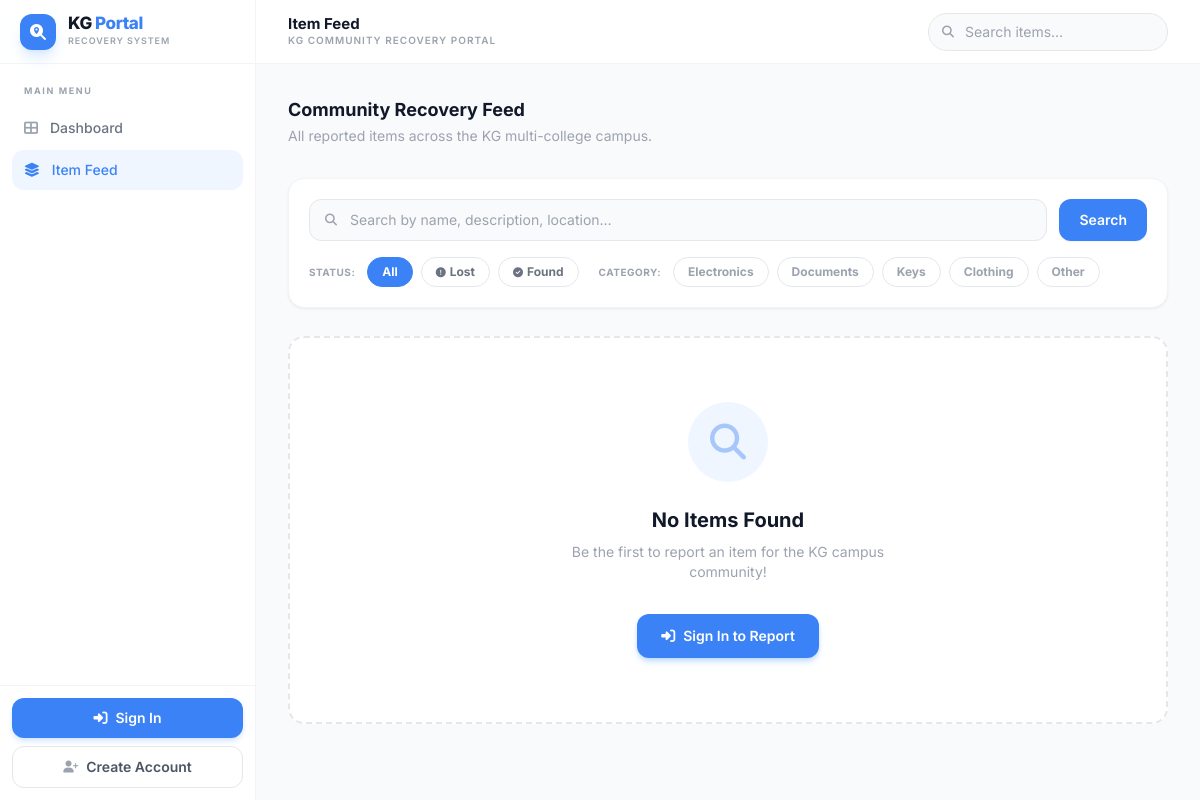
The page /feed on the database as committed earlier.
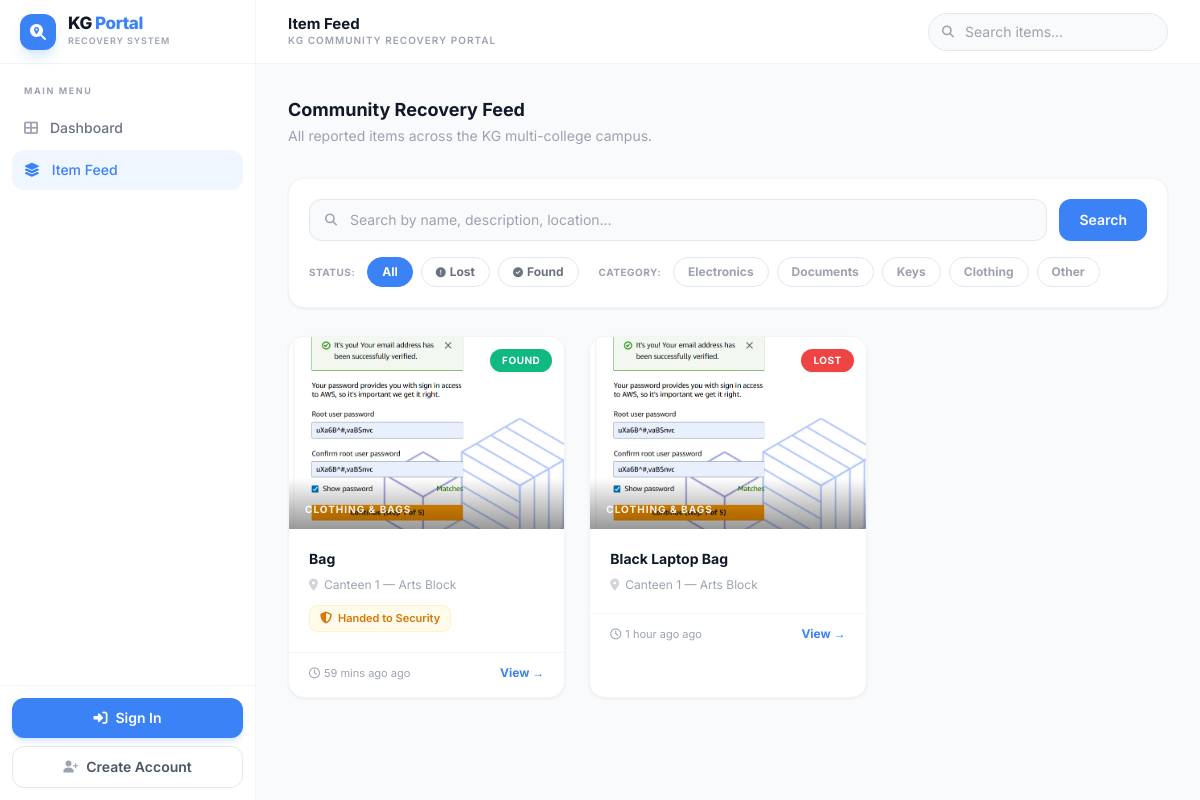
The same page on the database as committed later.
### app.py (models this page shows, shortened)
class Item(db.Model):
    __tablename__ = 'item'
    id               = db.Column(db.Integer, primary_key=True)
    title            = db.Column(db.String(200), nullable=False)
    description      = db.Column(db.Text,        nullable=False)
    status           = db.Column(db.String(10),  nullable=False, default='LOST',  index=True)
    category         = db.Column(db.String(20),  nullable=False, default='OTHER', index=True)
    location         = db.Column(db.String(255), nullable=False,                  index=True)
    image_filename   = db.Column(db.String(255), nullable=True)
    handover_status  = db.Column(db.String(20),  nullable=True)   # LEFT_AT_LOCATION | WITH_FINDER | SECURITY
    handover_details = db.Column(db.Text,        nullable=True)
    receiver_name    = db.Column(db.String(100), nullable=True)
    receiver_contact = db.Column(db.String(100), nullable=True)
    date_reported    = db.Column(db.DateTime, default=datetime.utcnow, nullable=False, index=True)
    created_at       = db.Column(db.DateTime, default=datetime.utcnow, nullable=False)
    user_id          = db.Column(db.Integer, db.ForeignKey('user.id'), nullable=False)
    @property
    def status_label(self) -> str:
        return 'Lost' if self.status == 'LOST' else 'Found'
    @property
    def category_label(self) -> str:
        return {
            'ELECTRONICS': 'Electronics & Gadgets',
            'DOCUMENTS':   'IDs & Documents',
            'KEYS':        'Keys & Access Cards',
            'CLOTHING':    'Clothing & Bags',
            'OTHER':       'Other',
        }.get(self.category, 'Other')
    @property
    def handover_label(self) -> str:
        return {
            'LEFT_AT_LOCATION': 'Left at Location',
            'WITH_FINDER':      'With Finder',
            'SECURITY':         'Handed to Security',
        }.get(self.handover_status or '', '')

### app.py (the view)
@app.route('/feed')
def feed():
    query           = request.args.get('q', '').strip()
    status_filter   = request.args.get('status', '')
    category_filter = request.args.get('category', '')
    items = Item.query.order_by(Item.date_reported.desc())
    if query:
        items = items.filter(db.or_(
            Item.title.ilike(f'%{query}%'),
            Item.description.ilike(f'%{query}%'),
            Item.location.ilike(f'%{query}%'),
        ))
    if status_filter in ('LOST', 'FOUND'):
        items = items.filter_by(status=status_filter)
    if category_filter in ('ELECTRONICS', 'DOCUMENTS', 'KEYS', 'CLOTHING', 'OTHER'):
        items = items.filter_by(category=category_filter)
    return render_template('feed.html',
        items=items.all(),
        query=query,
        current_status=status_filter,
        current_category=category_filter,
    )

### app.py (called while the page is built)
@app.template_filter('timesince')
def timesince_filter(dt: datetime) -> str:
    diff    = datetime.utcnow() - dt
    seconds = diff.total_seconds()
    if seconds < 60:
        return 'just now'
    if seconds < 3600:
        m = int(seconds // 60);   return f'{m} min{"s" if m != 1 else ""} ago'
    if seconds < 86400:
        h = int(seconds // 3600); return f'{h} hour{"s" if h != 1 else ""} ago'
    d = int(seconds // 86400);    return f'{d} day{"s" if d != 1 else ""} ago'

### templates/feed.html (shortened to what the changed rows need)
{% extends "base.html" %}
{% block page_title %}Item Feed{% endblock %}
{% block content %}
<div class="flex flex-col md:flex-row md:items-center md:justify-between gap-4 mb-8">
    <div>
        <h2 class="text-lg font-bold text-gray-900">Community Recovery Feed</h2>
    </div>
</div>
<div class="bg-white rounded-2xl border border-gray-100 shadow-card p-4 md:p-5 mb-7">
    <form method="GET" action="{{ url_for('feed') }}" class="flex flex-col gap-4">
        <div class="flex flex-wrap gap-2 items-center">
            <span class="text-[10px] text-gray-400 font-bold uppercase tracking-wider mr-1">Status:</span>
            <a href="{{ url_for('feed', q=query, category=current_category) }}"
               class="px-3.5 py-1.5 rounded-full text-xs font-bold transition-all border
                      {% if not current_status %}bg-brand text-white border-brand{% else %}text-gray-500 border-gray-200 hover:bg-gray-50{% endif %}">All</a>
            <a href="{{ url_for('feed', q=query, status='LOST', category=current_category) }}"
               class="px-3.5 py-1.5 rounded-full text-xs font-bold transition-all border
                      {% if current_status == 'LOST' %}bg-red-500 text-white border-red-500{% else %}text-gray-500 border-gray-200 hover:bg-red-50 hover:text-red-500{% endif %}">
                <i class="fa-solid fa-circle-exclamation mr-1 text-[10px]"></i>Lost
            </a>
            <a href="{{ url_for('feed', q=query, status='FOUND', category=current_category) }}"
               class="px-3.5 py-1.5 rounded-full text-xs font-bold transition-all border
                      {% if current_status == 'FOUND' %}bg-emerald-500 text-white border-emerald-500{% else %}text-gray-500 border-gray-200 hover:bg-emerald-50 hover:text-emerald-500{% endif %}">
                <i class="fa-solid fa-circle-check mr-1 text-[10px]"></i>Found
            </a>
            <span class="text-[10px] text-gray-400 font-bold uppercase tracking-wider ml-3 mr-1">Category:</span>
            {% for val, label in [('ELECTRONICS','Electronics'), ('DOCUMENTS','Documents'), ('KEYS','Keys'), ('CLOTHING','Clothing'), ('OTHER','Other')] %}
            <a href="{{ url_for('feed', q=query, status=current_status, category=val) }}"
               class="px-3.5 py-1.5 rounded-full text-xs font-bold transition-all border
                      {% if current_category == val %}bg-brand text-white border-brand{% else %}text-gray-400 border-gray-200 hover:bg-blue-50 hover:text-brand{% endif %}">
                {{ label }}
            </a>
            {% endfor %}
        </div>
    </form>
</div>
<div class="grid grid-cols-1 md:grid-cols-2 lg:grid-cols-3 gap-6">
    {% for item in items %}
    <a href="{{ url_for('item_detail', item_id=item.id) }}"
       class="bg-white rounded-2xl overflow-hidden border border-gray-100 shadow-card hover:shadow-card-hover
              transition-all duration-300 hover:-translate-y-1 block group">
        <div class="h-48 relative overflow-hidden bg-gray-50">
            {% if item.image_filename %}
            <img src="{{ url_for('static', filename='uploads/' + item.image_filename) }}"
                 alt="{{ item.title }}" class="w-full h-full object-cover group-hover:scale-105 transition-transform duration-500">
            {% else %}
            <div class="w-full h-full flex items-center justify-center">
                <i class="fa-solid fa-image text-5xl text-gray-200"></i>
            </div>
            {% endif %}
            <span class="absolute top-3 right-3 px-3 py-1 text-[10px] font-bold rounded-full uppercase tracking-wider shadow-sm
                {% if item.status == 'LOST' %}bg-red-500 text-white{% else %}bg-emerald-500 text-white{% endif %}">
                {{ item.status_label }}
            </span>
            <div class="absolute bottom-0 left-0 w-full bg-gradient-to-t from-black/40 to-transparent px-4 pb-3 pt-6">
                <p class="text-[10px] font-bold text-white/90 uppercase tracking-widest">{{ item.category_label }}</p>
            </div>
        </div>
        <div class="p-5">
            <h3 class="text-sm font-bold text-gray-900 truncate group-hover:text-brand transition-colors">{{ item.title }}</h3>
            <div class="flex items-center text-xs text-gray-400 mt-2 gap-1.5">
                <i class="fa-solid fa-location-dot text-gray-300 text-xs shrink-0"></i>
                <span class="truncate">{{ item.location[:35] }}</span>
            </div>
            {% if item.handover_status %}
            <div class="mt-3 inline-flex items-center gap-1.5 px-2.5 py-1 rounded-lg bg-amber-50 border border-amber-100 text-[11px] font-semibold text-amber-600">
                <i class="fa-solid fa-shield-halved text-xs"></i> {{ item.handover_label }}
            </div>
            {% endif %}
        </div>
        <div class="px-5 pb-4 flex items-center justify-between border-t border-gray-100 pt-3">
            <span class="text-[11px] text-gray-400">
                <i class="fa-regular fa-clock mr-1"></i>{{ item.date_reported|timesince }} ago
            </span>
            <span class="text-xs font-bold text-brand">View →</span>
        </div>
    </a>
    {% else %}
    <div class="col-span-full">
        <div class="bg-white rounded-2xl p-16 text-center border-2 border-dashed border-gray-200">
            <div class="w-20 h-20 rounded-full bg-blue-50 flex items-center justify-center mx-auto mb-6">
                <i class="fa-solid fa-magnifying-glass text-4xl text-brand/40"></i>
            </div>
            <h3 class="text-xl font-bold text-gray-900 mb-2">No Items Found</h3>
            <p class="text-gray-400 max-w-sm mx-auto mb-8 text-sm">
                {% if query %}No results match your search. Try different keywords.
                {% else %}Be the first to report an item for the KG campus community!{% endif %}
            </p>
            {% if current_user.is_authenticated %}
            <a href="{{ url_for('report') }}"
               class="inline-flex items-center gap-2 px-6 py-3 bg-brand text-white font-semibold rounded-xl
                      hover:bg-brand-dark transition-all shadow-md shadow-blue-200 text-sm">
                <i class="fa-solid fa-plus text-xs"></i> Report First Item
            </a>
            {% else %}
            <a href="{{ url_for('login') }}"
               class="inline-flex items-center gap-2 px-6 py-3 bg-brand text-white font-semibold rounded-xl
                      hover:bg-brand-dark transition-all shadow-md shadow-blue-200 text-sm">
                <i class="fa-solid fa-right-to-bracket text-sm"></i> Sign In to Report
            </a>
            {% endif %}
        </div>
    </div>
    {% endfor %}
</div>
{% endblock %}

Rows that differ between the two databases and show on the page:
added Item: image_filename (picture), status_label "FOUND", category_label "CLOTHING & BAGS", title "Bag", location "Canteen 1 — Arts Block", handover_label "Handed to Security", date_reported "59 mins ago"
added Item: image_filename (picture), status_label "LOST", category_label "CLOTHING & BAGS", title "Black Laptop Bag", location "Canteen 1 — Arts Block", date_reported "1 hour ago"
Other text that changed with them:
text no longer shown: "No Items Found Be the first to report an item for the KG campus community! Sign In to Report"
